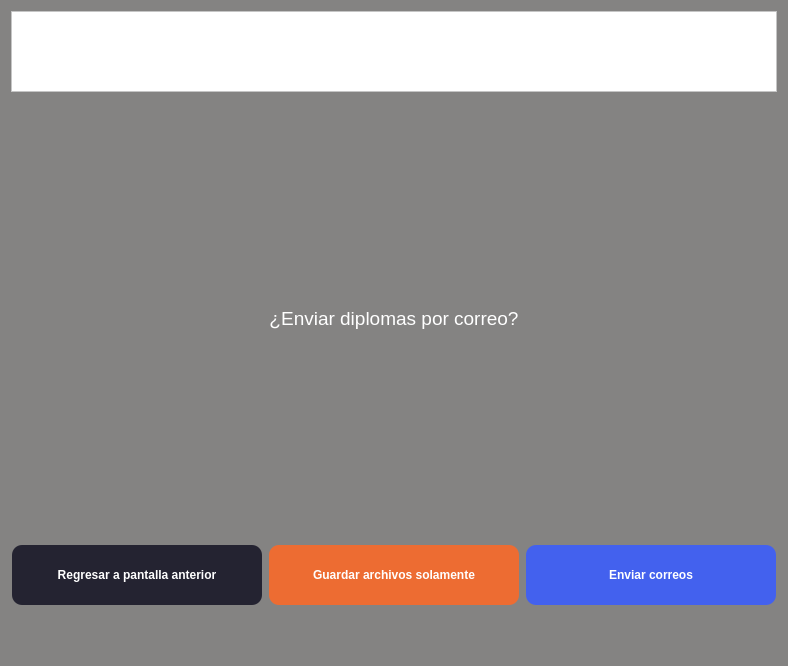
<?xml version="1.0" encoding="UTF-8"?>
<ui version="4.0">
 <class>Form</class>
 <widget class="QWidget" name="Form">
  <property name="geometry">
   <rect>
    <x>0</x>
    <y>0</y>
    <width>788</width>
    <height>666</height>
   </rect>
  </property>
  <property name="windowTitle">
   <string>Generador de Diplomas</string>
  </property>
  <property name="styleSheet">
   <string notr="true">color: white;
background-color: rgb(132, 131, 130);</string>
  </property>
  <layout class="QVBoxLayout" name="verticalLayout_3">
   <item>
    <widget class="QFrame" name="frame">
     <property name="maximumSize">
      <size>
       <width>16777215</width>
       <height>81</height>
      </size>
     </property>
     <property name="autoFillBackground">
      <bool>false</bool>
     </property>
     <property name="styleSheet">
      <string notr="true">background-color: rgb(255, 255, 255)
</string>
     </property>
     <property name="frameShape">
      <enum>QFrame::StyledPanel</enum>
     </property>
     <property name="frameShadow">
      <enum>QFrame::Raised</enum>
     </property>
     <layout class="QGridLayout" name="gridLayout">
      <item row="0" column="0">
       <widget class="QLabel" name="lbLogo">
        <property name="sizePolicy">
         <sizepolicy hsizetype="Maximum" vsizetype="Preferred">
          <horstretch>0</horstretch>
          <verstretch>0</verstretch>
         </sizepolicy>
        </property>
        <property name="autoFillBackground">
         <bool>false</bool>
        </property>
        <property name="styleSheet">
         <string notr="true"/>
        </property>
        <property name="text">
         <string/>
        </property>
        <property name="pixmap">
         <pixmap>../icons/csoftmty_logo.png</pixmap>
        </property>
        <property name="scaledContents">
         <bool>false</bool>
        </property>
       </widget>
      </item>
     </layout>
    </widget>
   </item>
   <item>
    <widget class="QLabel" name="lbAttachImg">
     <property name="font">
      <font>
       <pointsize>14</pointsize>
      </font>
     </property>
     <property name="text">
      <string>¿Enviar diplomas por correo?</string>
     </property>
     <property name="alignment">
      <set>Qt::AlignCenter</set>
     </property>
    </widget>
   </item>
   <item>
    <layout class="QHBoxLayout" name="horizontalLayout">
     <property name="bottomMargin">
      <number>50</number>
     </property>
     <item>
      <widget class="QPushButton" name="btnBack">
       <property name="sizePolicy">
        <sizepolicy hsizetype="Maximum" vsizetype="Fixed">
         <horstretch>0</horstretch>
         <verstretch>0</verstretch>
        </sizepolicy>
       </property>
       <property name="minimumSize">
        <size>
         <width>250</width>
         <height>60</height>
        </size>
       </property>
       <property name="font">
        <font>
         <pointsize>9</pointsize>
         <weight>75</weight>
         <bold>true</bold>
        </font>
       </property>
       <property name="styleSheet">
        <string notr="true">background-color: #242331;
border-radius: 10px</string>
       </property>
       <property name="text">
        <string>Regresar a pantalla anterior</string>
       </property>
      </widget>
     </item>
     <item>
      <widget class="QPushButton" name="btnNo">
       <property name="sizePolicy">
        <sizepolicy hsizetype="Maximum" vsizetype="Fixed">
         <horstretch>0</horstretch>
         <verstretch>0</verstretch>
        </sizepolicy>
       </property>
       <property name="minimumSize">
        <size>
         <width>250</width>
         <height>60</height>
        </size>
       </property>
       <property name="font">
        <font>
         <pointsize>9</pointsize>
         <weight>75</weight>
         <bold>true</bold>
        </font>
       </property>
       <property name="styleSheet">
        <string notr="true">background-color: rgb(237, 108, 50);
border-radius: 10px</string>
       </property>
       <property name="text">
        <string>Guardar archivos solamente</string>
       </property>
      </widget>
     </item>
     <item>
      <widget class="QPushButton" name="btnYes">
       <property name="sizePolicy">
        <sizepolicy hsizetype="Maximum" vsizetype="Fixed">
         <horstretch>0</horstretch>
         <verstretch>0</verstretch>
        </sizepolicy>
       </property>
       <property name="minimumSize">
        <size>
         <width>250</width>
         <height>60</height>
        </size>
       </property>
       <property name="font">
        <font>
         <pointsize>9</pointsize>
         <weight>75</weight>
         <bold>true</bold>
        </font>
       </property>
       <property name="styleSheet">
        <string notr="true">border-radius: 10px;
background-color: #4361EE
</string>
       </property>
       <property name="text">
        <string>Enviar correos</string>
       </property>
      </widget>
     </item>
    </layout>
   </item>
  </layout>
 </widget>
 <resources/>
 <connections/>
</ui>
